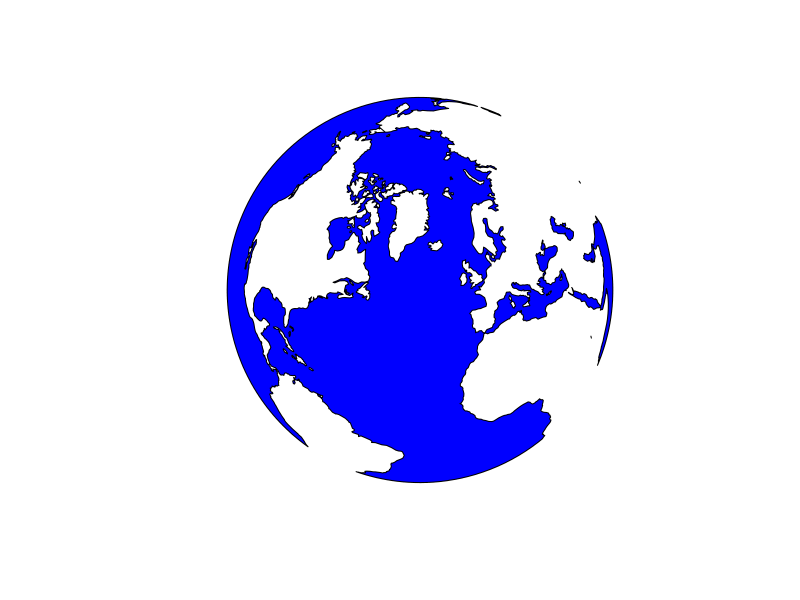
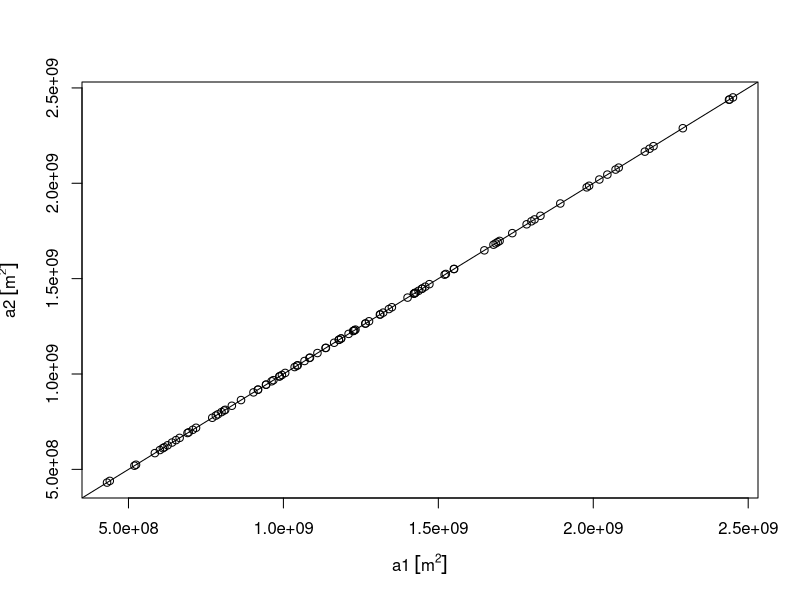
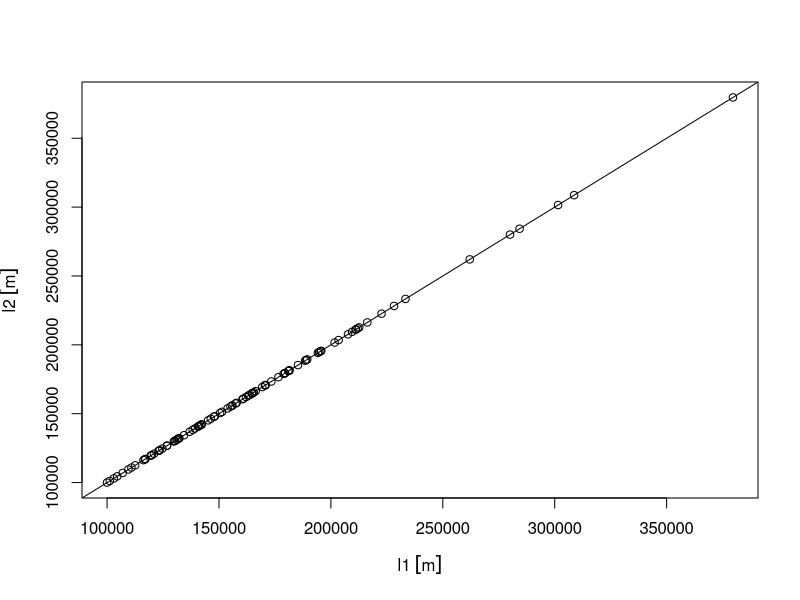
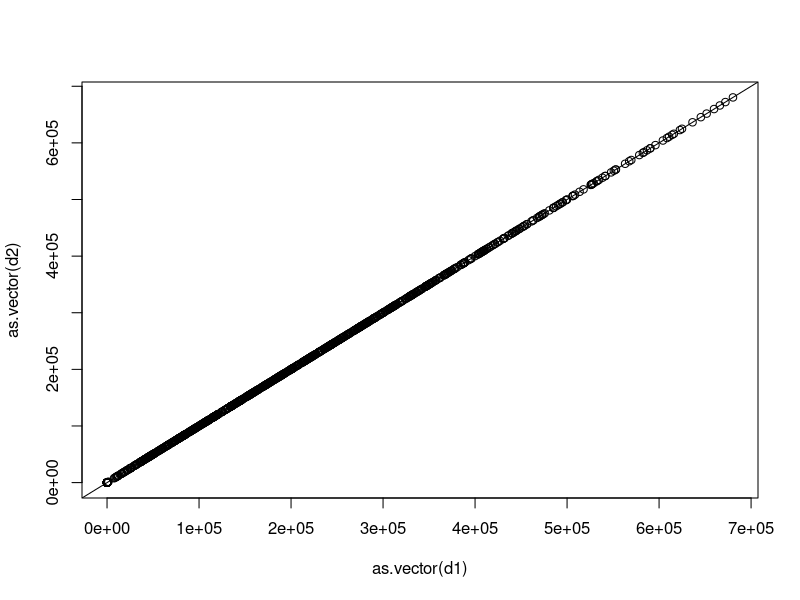

Here is the R script that generated these plots, in order:
## ---- chunk 1
knitr::opts_chunk$set(collapse = TRUE)
## ---- chunk 2
library(sf)
s2_available = !inherits(try(sf_use_s2(TRUE), silent=TRUE), "try-error")
s2_available
## ---- chunk 3
library(sf)
nc = read_sf(system.file("gpkg/nc.gpkg", package="sf")) # wrong ring directions
library(s2)
s2_area(st_as_s2(nc, oriented = FALSE)[1:3]) # corrects ring direction, correct area:
s2_area(st_as_s2(nc, oriented = TRUE)[1:3]) # wrong direction: Earth's surface minus area
nc = read_sf(system.file("gpkg/nc.gpkg", package="sf"), check_ring_dir = TRUE)
s2_area(st_as_s2(nc, oriented = TRUE)[1:3]) # no second correction needed here:
## ---- chunk 4
as_s2_geography(TRUE)
## ---- chunk 5
co = s2_data_countries()
oc = s2_difference(as_s2_geography(TRUE), s2_union_agg(co)) # oceans
b = s2_buffer_cells(as_s2_geography("POINT(-30 52)"), 9800000) # visible half
i = s2_intersection(b, oc) # visible ocean
plot(st_transform(st_as_sfc(i), "+proj=ortho +lat_0=52 +lon_0=-30"), col = 'blue')
## ---- chunk 6
a = as_s2_geography("POINT(0 0)")
b = as_s2_geography("POLYGON((0 0,1 0,1 1,0 1,0 0))")
s2_intersects(a, b, s2_options(model = "open")) 
s2_intersects(a, b, s2_options(model = "closed"))
s2_intersects(a, b, s2_options(model = "semi-open")) # a toss
s2_intersects(a, b) # default: semi-open
## ---- chunk 7
fiji = s2_data_countries("Fiji")
aa = s2_data_countries("Antarctica")
s2_bounds_cap(fiji)
s2_bounds_rect(c(fiji,aa))
## ---- chunk 8
sf_use_s2()
## ---- chunk 9
sf_use_s2(FALSE)
## ---- chunk 10
sf_use_s2(TRUE)
## ---- chunk 11
library(sf)
library(units)
nc = read_sf(system.file("gpkg/nc.gpkg", package="sf"))
sf_use_s2(TRUE)
a1 = st_area(nc)
sf_use_s2(FALSE)
a2 = st_area(nc)
plot(a1, a2)
abline(0, 1)
summary((a1 - a2)/a1)
## ---- chunk 12
nc_ls = st_cast(nc, "MULTILINESTRING")
l1 = st_length(nc_ls)
l2 = st_length(nc_ls, use_lwgeom = TRUE)
plot(l1 , l2)
abline(0, 1)
summary((l1-l2)/l1)
## ---- chunk 13
d1 = st_distance(nc, nc[1:10,])
d2 = st_distance(nc, nc[1:10,], use_lwgeom = TRUE)
dim(d1)
dim(d2)
plot(as.vector(d1), as.vector(d2))
abline(0, 1)
summary(as.vector(d1)-as.vector(d2))
